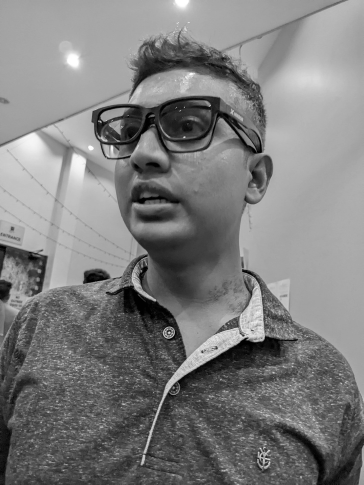
#> input picture images/lakshan.jpg, 364 x 485 px, shrunk from 3024 x 4032 before the run, found by its file name
$ jupyter execute Day5.ipynb
#> lines starting #> are read from the running program, lines starting #| are printed output that depends on the picture
#D/ENG/21/0109

[cell 1]
import cv2 as cv
import matplotlib.pyplot as plt
import numpy as np

y, x= np.arange(-1, 2, 1), np.arange(-1, 2, 1)
YY, XX= np.meshgrid(x,y)
sigma = 1.
g= np.exp(-(XX**2+YY**2)/(2*sigma**2))
g/=np.sum(100*g)


im= cv.imread(r"D:\Saves\Python\ImgPro\images\lakshan.jpg", cv.IMREAD_REDUCED_GRAYSCALE_2)
#> im is the input picture: shape (485, 364); min 0, max 255, mean 125.6
assert im is not None

blurred= cv.filter2D(im, -1, g)
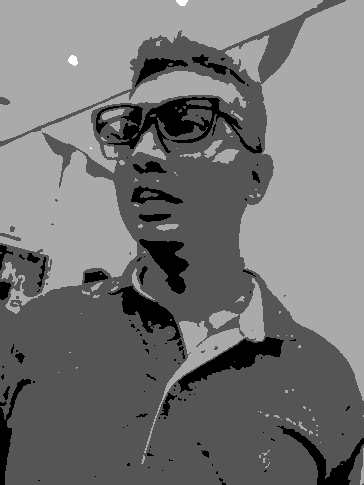
#> blurred: shape (485, 364); min 0, max 3, mean 1.37; drawn with min black and max white

fig, ax= plt.subplots(1,2, figsize=(12,24))
ax[0].imshow(im, cmap='gray')
ax[0].set_title('Original')
ax[1].imshow(blurred, cmap='gray')
ax[1].set_title('Blurred')
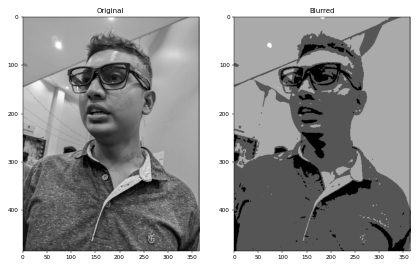
#> figure drawn by matplotlib, 2 panels

[cell 2]
import cv2 as cv
import matplotlib.pyplot as plt
import numpy as np

im= cv.imread(r"D:\Saves\Python\ImgPro\images\girl.jpg", cv.IMREAD_REDUCED_GRAYSCALE_2)
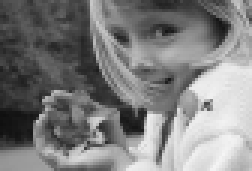
#> input picture images/girl.jpg, 84 x 57 px, shrunk from 700 x 469 before the run, found by its file name (shown 3 times larger)
#> im is the input picture: shape (57, 84); min 15, max 245, mean 126.3
assert im is not None

edges= cv.Canny( im, 200, 50)
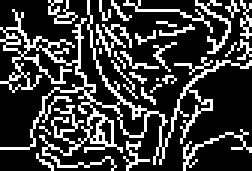
#> edges: shape (57, 84) (shown 3 times larger); 24% white in thin lines or dots

fig, ax= plt.subplots(1,2, figsize=(12,24))
ax[0].imshow(im, cmap='gray')
ax[0].set_title('Original')
ax[1].imshow(edges, cmap='gray')
ax[1].set_title('Canny edge detected')
